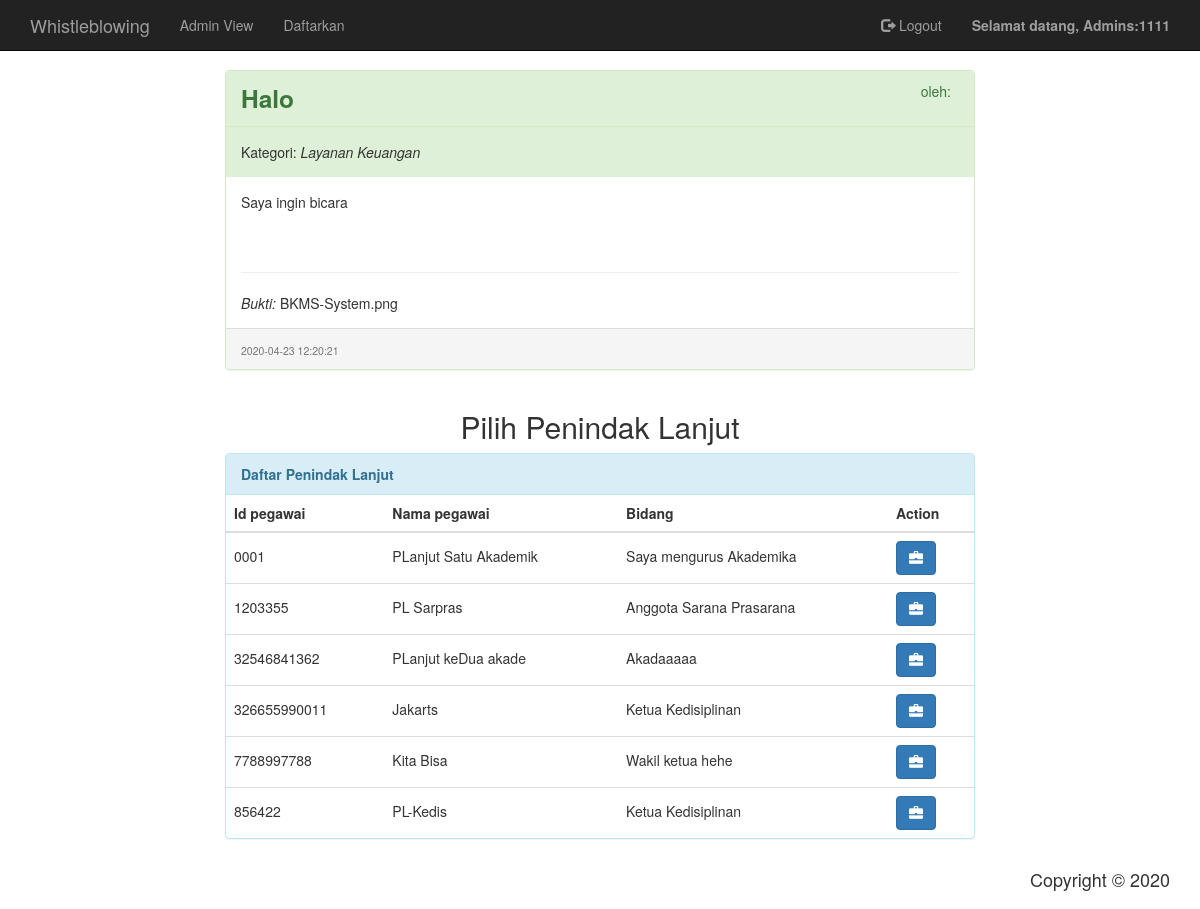
Screenshot of /index.php?view=admin_penugasan&id_pgd=1263 (signed in) with the database file from the repository.
### tables this page shows
CREATE TABLE `pengaduan` (
  `id` int(11) NOT NULL,
  `nim_mahasiswa` char(10) DEFAULT NULL,
  `tanggal_pengaduan` datetime NOT NULL DEFAULT current_timestamp(),
  `judul` varchar(120) NOT NULL,
  `isi` varchar(500) NOT NULL,
  `bukti` varchar(255) DEFAULT NULL,
  `status` enum('Tertunda','Sedang diproses','Selesai') NOT NULL DEFAULT 'Tertunda',
  `id_kategori` int(3) NOT NULL,
  `privasi_pengadu` enum('Anonim','Sebagai Mahasiswa') NOT NULL DEFAULT 'Sebagai Mahasiswa',
  `deskripsi_tindak_lanjut` varchar(300) DEFAULT NULL,
  `tanggal_tindak_lanjut` date DEFAULT NULL
);

CREATE TABLE `kategori` (
  `id` int(3) NOT NULL,
  `nama` varchar(45) NOT NULL
);

CREATE TABLE `penindak_lanjut` (
  `id_pegawai` varchar(12) NOT NULL,
  `user_id` int(11) NOT NULL,
  `bidang` varchar(45) DEFAULT NULL
);

CREATE TABLE `user` (
  `id` int(11) NOT NULL,
  `email` varchar(50) NOT NULL,
  `password` varchar(255) NOT NULL,
  `role` enum('Mahasiswa','Penindak Lanjut','Administrator') DEFAULT NULL,
  `nama` varchar(60) DEFAULT NULL,
  `gender` enum('L','P') DEFAULT 'L',
  `alamat` varchar(100) DEFAULT NULL,
  `no_telp` varchar(15) DEFAULT NULL
);

### class/wb_controller.php (called while the page is built, shortened)
<?php
abstract class WbController
{
    protected static $stConnection;
    public static function create(){
        $conn = mysqli_connect('localhost', 'root', '');
        WbController::$stConnection = $conn;
    }
    public function where($condition){
        $this->condition = $condition;
        return $this;
    }
    public static function executeSelectQuery($col, $from, $where) {
        $sql = "SELECT {$col} FROM {$from} WHERE {$where}";
        return mysqli_query(WbController::$stConnection, $sql);
    }
    public static function getArrayWithForeignModelFromQueryResult($result, $modelClassNameArray) {
        $arrResult = Array();
        $count = 0;
        if (mysqli_num_rows($result) > 0){
            while ($data = mysqli_fetch_array($result)){
                $modelClass = NULL;
                $fkArray = Array();
                $start = 0;
                foreach ($modelClassNameArray as $className => $colCount) {
                    $model = new $className();
                    $dataSlice = array_slice($data, $start, ($colCount * 2));
                    $model->setAllValues($dataSlice);
                    if ($start == 0)
                        $modelClass = $model;
                    else
                        $fkArray[$className] = $model;
                    $start += ($colCount * 2);
                }
                $modelClass->setChildModel($fkArray);
                $arrResult[$count] = $modelClass;
                $count++;
            }
        }
        return $arrResult;
    }
}

### class/model/Pengaduan.php (called while the page is built, shortened)
<?php
class Pengaduan extends WbModel{
	private $tanggal_pengaduan;
	private $judul;
	private $isi;
	private $bukti;
	private $colfunType = 'pengaduan';
	protected function setColumnFunc() {
		$colfun = Array();
		$colfun['pengaduan'] = Array(
			'id' => 'Id',
			'tanggal_pengaduan' => 'TanggalPengaduan',
			'judul' => 'Judul',
			'isi' => 'Isi',
			'bukti' => 'Bukti',
			'status' => 'Status',
			'privasi_pengadu' => 'PrivasiPengadu',
			'deskripsi_tindak_lanjut' => 'DeskripsiTindakLanjut',
			'tanggal_tindak_lanjut' => 'TanggalTindakLanjut',
			'nim_mahasiswa' => 'NimMahasiswa',
			'id_kategori' => 'IdKategori'
		);
		$colfun['basic_pengaduan_insert'] = Array(
			'nim_mahasiswa' => 'NimMahasiswa',
			'judul' => 'Judul',
			'isi' => 'Isi',
			'bukti' => 'Bukti',
			'id_kategori' => 'IdKategori',
			'privasi_pengadu' => 'PrivasiPengadu'
		);
		$this->columnFunc = $colfun[$this->colfunType];
	}
	public function getTanggalPengaduan(){
		return $this->tanggal_pengaduan;
	}
	public function setTanggalPengaduan($tanggal_pengaduan) {
		$this->tanggal_pengaduan = $tanggal_pengaduan;
	}
	public function getJudul(){
		return $this->judul;
	}
	public function setJudul($judul) {
		$this->judul = $judul;
	}
	public function getIsi(){
		return $this->isi;
	}
	public function setIsi($isi) {
		$this->isi = $isi;
	}
	public function getBukti(){
		return $this->bukti;
	}
	public function setBukti($bukti) {
		$this->bukti = $bukti;
	}
}

### class/model/Mahasiswa.php (called while the page is built, shortened)
<?php
class Mahasiswa extends WbModel{
	protected function setColumnFunc(){
		$colfun = Array(
			"nim" => "Nim",
			"user_id" => "UserId",
			"kode_prodi" => "Prodi"
		);
		$this->columnFunc = $colfun;
	}
}

### class/model/Kategori.php (called while the page is built, shortened)
<?php
class Kategori extends WbModel{
	private $nama;
	protected function setColumnFunc(){
		$colfun = Array(
			'id' => 'Id',
			'nama' => 'Nama'
		);
		$this->columnFunc = $colfun;
	}
  	public function getNama(){
		return $this->nama;
	}
	public function setNama($nama) {
		$this->nama = $nama;
	}
}

### class/controller/PengaduanController.php (called while the page is built, shortened)
<?php
class PengaduanController extends WbController {
    public function joinSelect() {
        $condition = !is_null($this->condition) ? $this->condition : 1;
        $pgd = new Pengaduan();
        $mhs = new Mahasiswa();
        $kat = new Kategori();
        $colPgd = array_map(
            function($x) { return 'pengaduan.'.$x.' as p_'.$x; },
            array_slice($pgd->getColumns(), 0, 9)
        );
        $colMhs = array_map(
            function($x) { return 'mahasiswa.'.$x.' as m_'.$x; },
            $mhs->getColumns()
        );
        $colKat = array_map(
            function($x) { return 'kategori.'.$x.' as k_'.$x; },
            $kat->getColumns()
        );
        $colArr = array_merge($colPgd, $colMhs, $colKat);
        $col = implode(", ", $colArr);
        $table = "(pengaduan LEFT JOIN mahasiswa ON pengaduan.nim_mahasiswa = mahasiswa.nim)
                    LEFT JOIN kategori ON pengaduan.id_kategori = kategori.id";
        $result = WbController::executeSelectQuery($col, $table, $condition);
        $modelClassArr = Array(
            "Pengaduan" => count($colPgd),
            "Mahasiswa" => count($colMhs),
            "Kategori" => count($colKat)
        );
        $resultArr = WbController::getArrayWithForeignModelFromQueryResult($result, $modelClassArr);
        return $resultArr;
    }
    public function joinSelectOne(){
        $result = $this->joinSelect();
        if (!is_null($result) && count($result) > 0)
            return $result[0];
    }
}

### class/wb_model.php (called while the page is built, shortened)
<?php
abstract class WbModel {
    protected $columnFunc;
    protected $childModelArray;
    public function getColumnFunc() {
        return $this->columnFunc;
    }
    public function getChildModel($modelName) {
        return $this->childModelArray[$modelName];
    }
    public function setChildModel($modelArray) {
        $this->childModelArray = $modelArray;
    }
    public function setAllValues($data, $assoc = false) {
        $colfun = $this->getColumnFunc();
        $i = -1;
    }
    public function getColumns(){
        return array_keys($this->columnFunc);
    }
}

### class/model/PenindakLanjut.php (called while the page is built, shortened)
<?php
class PenindakLanjut extends WbModel{
	private $id_pegawai;
	private $bidang;
  	protected function setColumnFunc(){
		$colfun = Array(
			'id_pegawai' => 'IdPegawai',
			'bidang' => 'Bidang',
			'user_id' => 'UserId'
		);
		$this->columnFunc = $colfun;
	}
	public function getIdPegawai(){
		return $this->id_pegawai;
	}
	public function setIdPegawai($id_pegawai) {
		$this->id_pegawai = $id_pegawai;
	}
	public function getBidang(){
		return $this->bidang;
	}
	public function setBidang($bidang) {
		$this->bidang = $bidang;
	}
}

### class/model/User.php (called while the page is built, shortened)
<?php
class User extends WbModel{
	private $nama;
	protected function setColumnFunc() {
		$colfun = Array(
			"id" => "Id",
			"email" => "Email",
			"password" => "Password",
			"role" => "Role",
			"nama" => "Nama",
			"gender" => "Gender",
			"alamat" => "Alamat",
			"no_telp" => "NoTelp"
		);
		$this->columnFunc = $colfun;
	}
	function setNama($nama){
		$this->nama = $nama;
	}
	function getNama(){
		return $this->nama;
	}
}

### class/controller/PenindakLanjutController.php (called while the page is built, shortened)
<?php
class PenindakLanjutController extends WbController {
    public function joinSelect() {
        $condition = !is_null($this->condition) ? $this->condition : 1;
        $plj = new PenindakLanjut();
        $user = new User();
        $colPlj = array_map(
            function($x) { return 'penindak_lanjut.'.$x.' as p_'.$x; },
            array_slice($plj->getColumns(), 0, 2)
        );
        $colUser = array_map(
            function($x) { return 'user.'.$x.' as u_'.$x; },
            $user->getColumns()
        );
        $colArr = array_merge($colPlj, $colUser);
        $col = implode(", ", $colArr);
        $table = "penindak_lanjut LEFT JOIN user ON penindak_lanjut.user_id = user.id";
        $result = WbController::executeSelectQuery($col, $table, $condition);
        $modelClassArr = Array(
            "PenindakLanjut" => count($colPlj),
            "User" => count($colUser),
        );
        $resultArr = WbController::getArrayWithForeignModelFromQueryResult($result, $modelClassArr);
        return $resultArr;
    }
}

### page/admin_penugasan.php (the view, shortened to what this page needs)
<?php
if (isset($_GET['id_pgd'])){
    require_once "class/controller/PengaduanController.php";
    require_once "class/controller/PenindakLanjutController.php";
    require_once "class/model/Pengaduan.php";
    require_once "class/model/Mahasiswa.php";
    require_once "class/model/Kategori.php";
    require_once "class/model/PenindakLanjut.php";
    require_once "class/model/User.php";
    $pengaduanCt = new PengaduanController();
    $c = "pengaduan.id = '".$_GET['id_pgd']."'";
    $pengaduan = $pengaduanCt->where($c)->joinSelectOne();
    $pLanjutCt = new PenindakLanjutController();
    $pLanjut = $pLanjutCt->joinSelect();
}
?>
<div class="row">
    <div class="col-sm-0 col-md-1 col-lg-2"></div>
    <div class="col-sm-12 col-md-10 col-lg-8">
    <?php if (!is_null($pengaduan)): ?>
        <div class="panel panel-success">
            <div class="panel-heading">
                <b style="font-size: 1.75em;"><?php echo $pengaduan->getJudul() ?></b>
                <span style="position: absolute; right:5%;">oleh:
                <span class="label label-success"><?php echo $pengaduan->getPrivasiPengadu() == 'Anonim' ? 'Anonim' : $pengaduan->getNimMahasiswa() ?></span></span>
            </div>
            <div class="panel-body bg-success">
                Kategori: <i><?php echo $pengaduan->getChildModel("Kategori")->getNama() ?></i>
            </div>
            <div class="panel-body wb-panel-content">
                <?php echo $pengaduan->getIsi() ?><br><br><br><hr>
                <i>Bukti:  </i>
                <?php echo $pengaduan->getBukti() == '' ? 'Tidak ada' : $pengaduan->getBukti() ?>
            </div>
            <div class="panel-footer">
                <span class="text-muted" style="font-size:0.75em;"><?php echo $pengaduan->getTanggalPengaduan() ?></span>
            </div>
        </div>
    <?php endif ?>
    </div>
    <div class="col-sm-0 col-md-1 col-lg-2"></div>
</div>
<div class="row">
    <div class="col-xs-12">
        <div class="text-center">
            <h2>Pilih Penindak Lanjut</h2>
        </div>
    </div>
</div>
<div class="row">
    <div class="col-sm-0 col-md-1 col-lg-2"></div>
    <div class="col-sm-12 col-md-10 col-lg-8">
        <div class="panel panel-info">
            <div class="panel-heading">
                <b>Daftar Penindak Lanjut</b>
            </div>
            <table class="table">
                <thead>
                    <th>Id pegawai</th>
                    <th>Nama pegawai</th>
                    <th>Bidang</th>
                    <th>Action</th>
                </thead>
                <tbody>
                    <?php foreach ($pLanjut as $p):?>
                        <tr>
                            <td><?php echo $p->getIdPegawai() ?></td>
                            <td><?php echo $p->getChildModel("User")->getNama() ?></td>
                            <td><?php echo $p->getBidang() ?></td>
                            <td>
                                <a href="#" class="btn btn-primary">
                                    <span class="glyphicon glyphicon-briefcase"></span>
                                </a>
                            </td>
                        </tr>
                    <?php endforeach ?>
                </tbody>
            </table>
        </div>
    </div>
    <div class="col-sm-0 col-md-1 col-lg-2"></div>
</div>

### style/wbstyle.css (style rules this page uses)
td { vertical-align: baseline !important; }
div.wb-panel-content { min-height: 150px; }

### rows the page displays
pengaduan: judul "Halo", id_kategori.nama "Layanan Keuangan", isi "Saya ingin bicara", bukti "BKMS-System.png", tanggal_pengaduan "2020-04-23 12:20:21"
penindak_lanjut: id_pegawai "0001", user.nama "PLanjut Satu Akademik", bidang "Saya mengurus Akademika"
penindak_lanjut: id_pegawai "1203355", user.nama "PL Sarpras", bidang "Anggota Sarana Prasarana"
penindak_lanjut: id_pegawai "32546841362", user.nama "PLanjut keDua akade", bidang "Akadaaaaa"
penindak_lanjut: id_pegawai "326655990011", user.nama "Jakarts", bidang "Ketua Kedisiplinan"
penindak_lanjut: id_pegawai "7788997788", user.nama "Kita Bisa", bidang "Wakil ketua hehe"
penindak_lanjut: id_pegawai "856422", user.nama "PL-Kedis", bidang "Ketua Kedisiplinan"

### other values shown
$_SESSION['user_nama'] "Admins"
$_SESSION['user_id'] "1111"
